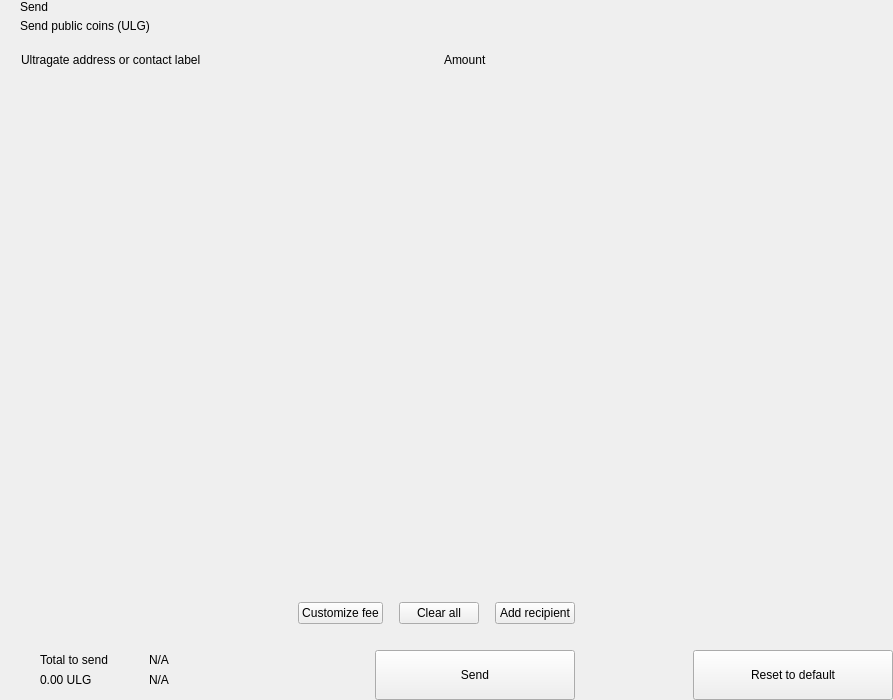
<?xml version="1.0" encoding="UTF-8"?>
<ui version="4.0">
 <class>send</class>
 <widget class="QWidget" name="send">
  <property name="geometry">
   <rect>
    <x>0</x>
    <y>0</y>
    <width>893</width>
    <height>700</height>
   </rect>
  </property>
  <property name="windowTitle">
   <string>Form</string>
  </property>
  <layout class="QHBoxLayout" name="horizontalLayout_2" stretch="2,1">
   <property name="spacing">
    <number>0</number>
   </property>
   <property name="leftMargin">
    <number>0</number>
   </property>
   <property name="topMargin">
    <number>0</number>
   </property>
   <property name="rightMargin">
    <number>0</number>
   </property>
   <property name="bottomMargin">
    <number>0</number>
   </property>
   <item>
    <widget class="QWidget" name="left" native="true">
     <layout class="QVBoxLayout" name="verticalLayout_3">
      <property name="spacing">
       <number>0</number>
      </property>
      <property name="leftMargin">
       <number>0</number>
      </property>
      <property name="topMargin">
       <number>0</number>
      </property>
      <property name="rightMargin">
       <number>0</number>
      </property>
      <property name="bottomMargin">
       <number>0</number>
      </property>
      <item>
       <layout class="QVBoxLayout" name="verticalLayout_22" stretch="0,0,0,1,0,0,0,0">
        <property name="spacing">
         <number>0</number>
        </property>
        <item>
         <layout class="QHBoxLayout" name="horizontalLayout_3">
          <property name="spacing">
           <number>0</number>
          </property>
          <property name="leftMargin">
           <number>20</number>
          </property>
          <property name="rightMargin">
           <number>20</number>
          </property>
          <item>
           <layout class="QVBoxLayout" name="verticalLayout">
            <property name="spacing">
             <number>5</number>
            </property>
            <item>
             <widget class="QLabel" name="labelTitle">
              <property name="text">
               <string>Send</string>
              </property>
              <property name="alignment">
               <set>Qt::AlignLeading|Qt::AlignLeft|Qt::AlignVCenter</set>
              </property>
             </widget>
            </item>
            <item>
             <widget class="QLabel" name="labelSubtitle1">
              <property name="text">
               <string>Send public coins (ULG)</string>
              </property>
             </widget>
            </item>
           </layout>
          </item>
          <item>
           <spacer name="horizontalSpacer">
            <property name="orientation">
             <enum>Qt::Horizontal</enum>
            </property>
            <property name="sizeHint" stdset="0">
             <size>
              <width>40</width>
              <height>20</height>
             </size>
            </property>
           </spacer>
          </item>
         </layout>
        </item>
        <item>
         <spacer name="verticalSpacer_2">
          <property name="orientation">
           <enum>Qt::Vertical</enum>
          </property>
          <property name="sizeType">
           <enum>QSizePolicy::Fixed</enum>
          </property>
          <property name="sizeHint" stdset="0">
           <size>
            <width>20</width>
            <height>20</height>
           </size>
          </property>
         </spacer>
        </item>
        <item>
         <layout class="QHBoxLayout" name="horizontalLayout" stretch="6,0,2">
          <property name="spacing">
           <number>0</number>
          </property>
          <property name="leftMargin">
           <number>10</number>
          </property>
          <property name="topMargin">
           <number>0</number>
          </property>
          <property name="rightMargin">
           <number>20</number>
          </property>
          <property name="bottomMargin">
           <number>0</number>
          </property>
          <item>
           <widget class="QLabel" name="labelSubtitleAddress">
            <property name="styleSheet">
             <string notr="true">margin-left:8px;</string>
            </property>
            <property name="text">
             <string>Ultragate address or contact label</string>
            </property>
           </widget>
          </item>
          <item>
           <spacer name="horizontalSpacer_3">
            <property name="orientation">
             <enum>Qt::Horizontal</enum>
            </property>
            <property name="sizeType">
             <enum>QSizePolicy::Fixed</enum>
            </property>
            <property name="sizeHint" stdset="0">
             <size>
              <width>40</width>
              <height>1</height>
             </size>
            </property>
           </spacer>
          </item>
          <item>
           <widget class="QLabel" name="labelSubtitleAmount">
            <property name="text">
             <string>Amount</string>
            </property>
           </widget>
          </item>
         </layout>
        </item>
        <item>
         <widget class="QScrollArea" name="scrollArea">
          <property name="minimumSize">
           <size>
            <width>0</width>
            <height>350</height>
           </size>
          </property>
          <property name="styleSheet">
           <string notr="true">#scrollArea {
            background:transparent;
            margin-top:10px;
}</string>
          </property>
          <property name="horizontalScrollBarPolicy">
           <enum>Qt::ScrollBarAlwaysOff</enum>
          </property>
          <property name="sizeAdjustPolicy">
           <enum>QAbstractScrollArea::AdjustIgnored</enum>
          </property>
          <property name="widgetResizable">
           <bool>true</bool>
          </property>
          <property name="alignment">
           <set>Qt::AlignLeading|Qt::AlignLeft|Qt::AlignTop</set>
          </property>
          <widget class="QWidget" name="scrollAreaWidgetContents">
           <property name="geometry">
            <rect>
             <x>0</x>
             <y>0</y>
             <width>591</width>
             <height>16</height>
            </rect>
           </property>
           <property name="sizePolicy">
            <sizepolicy hsizetype="Preferred" vsizetype="Maximum">
             <horstretch>0</horstretch>
             <verstretch>0</verstretch>
            </sizepolicy>
           </property>
           <property name="autoFillBackground">
            <bool>false</bool>
           </property>
           <property name="styleSheet">
            <string notr="true">#scrollAreaWidgetContents {
             background:transparent;
             }</string>
           </property>
           <layout class="QVBoxLayout" name="verticalLayout_7">
            <property name="spacing">
             <number>0</number>
            </property>
            <property name="sizeConstraint">
             <enum>QLayout::SetDefaultConstraint</enum>
            </property>
            <property name="leftMargin">
             <number>0</number>
            </property>
            <property name="topMargin">
             <number>0</number>
            </property>
            <property name="rightMargin">
             <number>0</number>
            </property>
            <property name="bottomMargin">
             <number>0</number>
            </property>
           </layout>
          </widget>
         </widget>
        </item>
        <item>
         <spacer name="verticalSpacer_4">
          <property name="orientation">
           <enum>Qt::Vertical</enum>
          </property>
          <property name="sizeType">
           <enum>QSizePolicy::Fixed</enum>
          </property>
          <property name="sizeHint" stdset="0">
           <size>
            <width>20</width>
            <height>20</height>
           </size>
          </property>
         </spacer>
        </item>
        <item>
         <layout class="QHBoxLayout" name="horizontalLayout_20">
          <property name="spacing">
           <number>6</number>
          </property>
          <property name="leftMargin">
           <number>20</number>
          </property>
          <property name="rightMargin">
           <number>20</number>
          </property>
          <item>
           <spacer name="horizontalSpacer_4">
            <property name="orientation">
             <enum>Qt::Horizontal</enum>
            </property>
            <property name="sizeHint" stdset="0">
             <size>
              <width>10</width>
              <height>20</height>
             </size>
            </property>
           </spacer>
          </item>
          <item>
           <widget class="QPushButton" name="pushButtonFee">
            <property name="focusPolicy">
             <enum>Qt::NoFocus</enum>
            </property>
            <property name="text">
             <string>Customize fee</string>
            </property>
           </widget>
          </item>
          <item>
           <spacer name="horizontalSpacer_11">
            <property name="orientation">
             <enum>Qt::Horizontal</enum>
            </property>
            <property name="sizeType">
             <enum>QSizePolicy::Minimum</enum>
            </property>
            <property name="sizeHint" stdset="0">
             <size>
              <width>10</width>
              <height>20</height>
             </size>
            </property>
           </spacer>
          </item>
          <item>
           <widget class="QPushButton" name="pushButtonClear">
            <property name="focusPolicy">
             <enum>Qt::NoFocus</enum>
            </property>
            <property name="layoutDirection">
             <enum>Qt::RightToLeft</enum>
            </property>
            <property name="text">
             <string>Clear all</string>
            </property>
           </widget>
          </item>
          <item>
           <spacer name="horizontalSpacer_6">
            <property name="orientation">
             <enum>Qt::Horizontal</enum>
            </property>
            <property name="sizeType">
             <enum>QSizePolicy::Fixed</enum>
            </property>
            <property name="sizeHint" stdset="0">
             <size>
              <width>10</width>
              <height>20</height>
             </size>
            </property>
           </spacer>
          </item>
          <item>
           <widget class="QPushButton" name="pushButtonAddRecipient">
            <property name="focusPolicy">
             <enum>Qt::NoFocus</enum>
            </property>
            <property name="text">
             <string>Add recipient</string>
            </property>
           </widget>
          </item>
         </layout>
        </item>
        <item>
         <spacer name="verticalSpacer">
          <property name="orientation">
           <enum>Qt::Vertical</enum>
          </property>
          <property name="sizeType">
           <enum>QSizePolicy::Fixed</enum>
          </property>
          <property name="sizeHint" stdset="0">
           <size>
            <width>20</width>
            <height>16</height>
           </size>
          </property>
         </spacer>
        </item>
        <item>
         <layout class="QHBoxLayout" name="horizontalLayout_7">
          <property name="rightMargin">
           <number>20</number>
          </property>
          <item>
           <layout class="QHBoxLayout" name="horizontalLayout_10">
            <property name="spacing">
             <number>0</number>
            </property>
            <property name="leftMargin">
             <number>8</number>
            </property>
            <item>
             <widget class="QStackedWidget" name="stackedWidget">
              <property name="minimumSize">
               <size>
                <width>0</width>
                <height>60</height>
               </size>
              </property>
              <property name="maximumSize">
               <size>
                <width>16777215</width>
                <height>60</height>
               </size>
              </property>
              <widget class="QWidget" name="page1">
               <layout class="QVBoxLayout" name="verticalLayout_71" stretch="0">
                <property name="spacing">
                 <number>6</number>
                </property>
                <property name="leftMargin">
                 <number>12</number>
                </property>
                <property name="topMargin">
                 <number>0</number>
                </property>
                <property name="rightMargin">
                 <number>0</number>
                </property>
                <property name="bottomMargin">
                 <number>0</number>
                </property>
                <item>
                 <widget class="QWidget" name="coinWidget" native="true">
                  <property name="minimumSize">
                   <size>
                    <width>0</width>
                    <height>60</height>
                   </size>
                  </property>
                  <property name="maximumSize">
                   <size>
                    <width>16777215</width>
                    <height>60</height>
                   </size>
                  </property>
                  <layout class="QHBoxLayout" name="horizontalLayout_9">
                   <property name="spacing">
                    <number>0</number>
                   </property>
                   <property name="leftMargin">
                    <number>20</number>
                   </property>
                   <property name="topMargin">
                    <number>10</number>
                   </property>
                   <property name="rightMargin">
                    <number>20</number>
                   </property>
                   <property name="bottomMargin">
                    <number>10</number>
                   </property>
                   <item>
                    <layout class="QVBoxLayout" name="verticalSend">
                     <property name="spacing">
                      <number>0</number>
                     </property>
                     <item>
                      <widget class="QLabel" name="labelTitleTotalSend">
                       <property name="text">
                        <string>Total to send</string>
                       </property>
                      </widget>
                     </item>
                     <item>
                      <widget class="QLabel" name="labelAmountSend">
                       <property name="text">
                        <string notr="true">0.00 ULG</string>
                       </property>
                      </widget>
                     </item>
                    </layout>
                   </item>
                   <item>
                    <spacer name="horizontalSpacer_9">
                     <property name="orientation">
                      <enum>Qt::Horizontal</enum>
                     </property>
                     <property name="sizeType">
                      <enum>QSizePolicy::Fixed</enum>
                     </property>
                     <property name="sizeHint" stdset="0">
                      <size>
                       <width>20</width>
                       <height>20</height>
                      </size>
                     </property>
                    </spacer>
                   </item>
                   <item>
                    <widget class="QLabel" name="labelLine">
                     <property name="minimumSize">
                      <size>
                       <width>1</width>
                       <height>0</height>
                      </size>
                     </property>
                     <property name="maximumSize">
                      <size>
                       <width>1</width>
                       <height>16777215</height>
                      </size>
                     </property>
                     <property name="text">
                      <string/>
                     </property>
                    </widget>
                   </item>
                   <item>
                    <spacer name="horizontalSpacer_10">
                     <property name="orientation">
                      <enum>Qt::Horizontal</enum>
                     </property>
                     <property name="sizeType">
                      <enum>QSizePolicy::Fixed</enum>
                     </property>
                     <property name="sizeHint" stdset="0">
                      <size>
                       <width>20</width>
                       <height>20</height>
                      </size>
                     </property>
                    </spacer>
                   </item>
                   <item>
                    <layout class="QVBoxLayout" name="verticalRemaining">
                     <property name="spacing">
                      <number>0</number>
                     </property>
                     <item>
                      <widget class="QLabel" name="labelTitleTotalRemaining">
                       <property name="text">
                        <string notr="true">N/A</string>
                       </property>
                      </widget>
                     </item>
                     <item>
                      <widget class="QLabel" name="labelAmountRemaining">
                       <property name="text">
                        <string notr="true">N/A</string>
                       </property>
                      </widget>
                     </item>
                    </layout>
                   </item>
                  </layout>
                 </widget>
                </item>
               </layout>
              </widget>
              <widget class="QWidget" name="page_2"/>
             </widget>
            </item>
           </layout>
          </item>
          <item>
           <spacer name="horizontalSpacer_5">
            <property name="orientation">
             <enum>Qt::Horizontal</enum>
            </property>
            <property name="sizeType">
             <enum>QSizePolicy::Expanding</enum>
            </property>
            <property name="sizeHint" stdset="0">
             <size>
              <width>40</width>
              <height>20</height>
             </size>
            </property>
           </spacer>
          </item>
          <item alignment="Qt::AlignBottom">
           <widget class="QPushButton" name="pushButtonSave">
            <property name="minimumSize">
             <size>
              <width>200</width>
              <height>50</height>
             </size>
            </property>
            <property name="maximumSize">
             <size>
              <width>200</width>
              <height>50</height>
             </size>
            </property>
            <property name="focusPolicy">
             <enum>Qt::NoFocus</enum>
            </property>
            <property name="text">
             <string>Send</string>
            </property>
           </widget>
          </item>
         </layout>
        </item>
       </layout>
      </item>
     </layout>
    </widget>
   </item>
   <item>
    <widget class="QWidget" name="right" native="true">
     <layout class="QVBoxLayout" name="verticalLayout_5">
      <property name="leftMargin">
       <number>0</number>
      </property>
      <property name="topMargin">
       <number>0</number>
      </property>
      <property name="rightMargin">
       <number>0</number>
      </property>
      <property name="bottomMargin">
       <number>0</number>
      </property>
      <item>
       <layout class="QVBoxLayout" name="verticalLayout_4">
        <property name="spacing">
         <number>6</number>
        </property>
        <item>
         <widget class="OptionButton" name="btnCoinControl" native="true">
          <property name="minimumSize">
           <size>
            <width>0</width>
            <height>50</height>
           </size>
          </property>
         </widget>
        </item>
        <item>
         <widget class="OptionButton" name="btnChangeAddress" native="true">
          <property name="minimumSize">
           <size>
            <width>0</width>
            <height>50</height>
           </size>
          </property>
         </widget>
        </item>
        <item>
         <widget class="OptionButton" name="btnUri" native="true">
          <property name="minimumSize">
           <size>
            <width>0</width>
            <height>50</height>
           </size>
          </property>
         </widget>
        </item>
        <item>
         <spacer name="verticalSpacer_5">
          <property name="orientation">
           <enum>Qt::Vertical</enum>
          </property>
          <property name="sizeHint" stdset="0">
           <size>
            <width>20</width>
            <height>40</height>
           </size>
          </property>
         </spacer>
        </item>
        <item>
         <layout class="QHBoxLayout" name="horizontalLayout_8">
          <item>
           <spacer name="horizontalSpacer_7">
            <property name="orientation">
             <enum>Qt::Horizontal</enum>
            </property>
            <property name="sizeHint" stdset="0">
             <size>
              <width>40</width>
              <height>20</height>
             </size>
            </property>
           </spacer>
          </item>
          <item>
           <widget class="QPushButton" name="pushButtonReset">
            <property name="minimumSize">
             <size>
              <width>200</width>
              <height>50</height>
             </size>
            </property>
            <property name="maximumSize">
             <size>
              <width>200</width>
              <height>50</height>
             </size>
            </property>
            <property name="focusPolicy">
             <enum>Qt::NoFocus</enum>
            </property>
            <property name="text">
             <string>Reset to default</string>
            </property>
           </widget>
          </item>
         </layout>
        </item>
       </layout>
      </item>
     </layout>
    </widget>
   </item>
  </layout>
 </widget>
 <customwidgets>
  <customwidget>
   <class>OptionButton</class>
   <extends>QWidget</extends>
   <header>qt/ultragate/optionbutton.h</header>
   <container>1</container>
  </customwidget>
 </customwidgets>
 <resources/>
 <connections/>
</ui>
